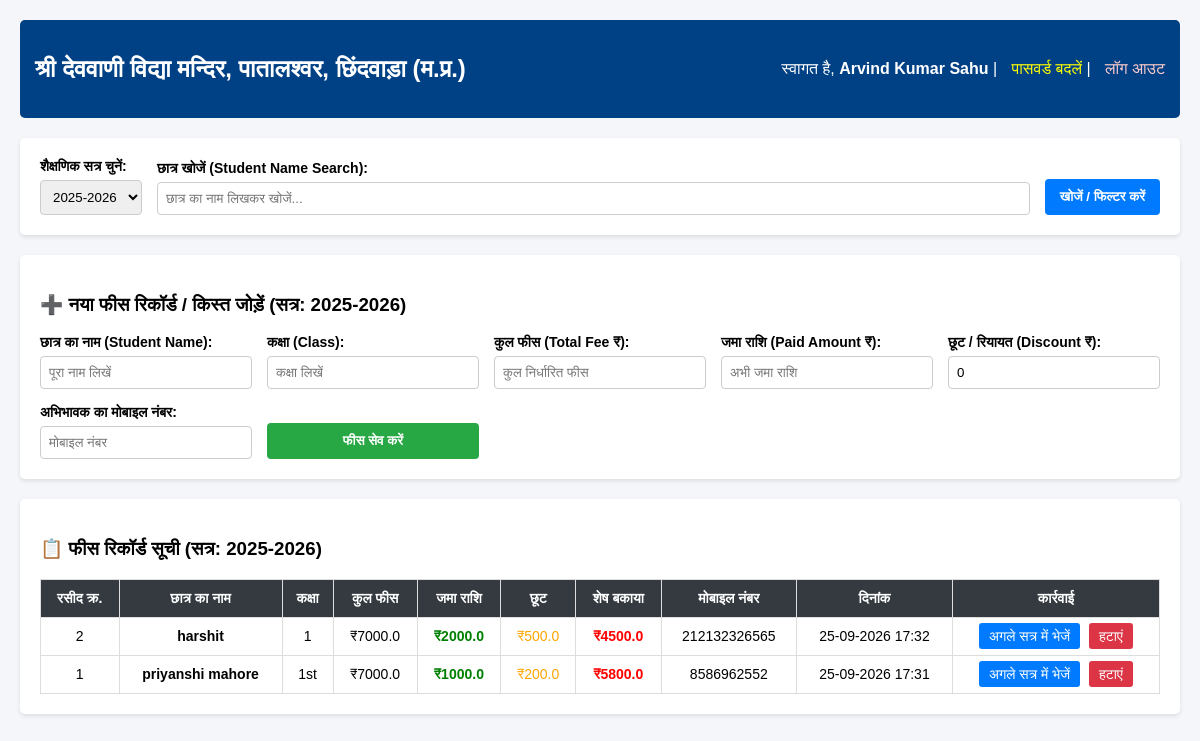
The app's page /dashboard (signed in) with its own data.
### tables this page shows
CREATE TABLE fee_records (
            id INTEGER PRIMARY KEY AUTOINCREMENT,
            student_name TEXT,
            class_name TEXT,
            session_year TEXT,
            total_fee REAL,
            amount_paid REAL,
            discount REAL,
            due_amount REAL,
            parent_mobile TEXT,
            payment_date TEXT
        );

### app.py (the view, shortened to what this page needs)
@app.route('/dashboard', methods=['GET', 'POST'])
def dashboard():
    if not session.get('logged_in'):
        return redirect(url_for('login'))
    conn = sqlite3.connect('devvani_school.db')
    cursor = conn.cursor()
    session_list = [f"{year}-{year+1}" for year in range(2020, 2041)]
    filter_session = request.args.get('filter_session', '2025-2026')
    search_query = request.args.get('search_query', '').strip()
    if search_query:
        cursor.execute("SELECT * FROM fee_records WHERE student_name LIKE ? AND session_year = ? ORDER BY id DESC", ('%' + search_query + '%', filter_session))
    else:
        cursor.execute("SELECT * FROM fee_records WHERE session_year = ? ORDER BY id DESC", (filter_session,))
    records = cursor.fetchall()
    conn.close()
    return render_template('dashboard.html', records=records, current_session=filter_session, session_list=session_list, username=session.get('username'), search_query=search_query)

### templates/dashboard.html (shortened to what this page needs)
<!DOCTYPE html>
<html lang="hi">
<head>
</head>
<body>
    <div class="header">
        <h2>श्री देववाणी विद्या मन्दिर, पातालश्वर, छिंदवाड़ा (म.प्र.)</h2>
        <div>
            <span>स्वागत है, <b>{{ username }}</b></span> |
            <a href="/change-credentials" style="color: yellow; text-decoration: none; margin-left: 10px;">पासवर्ड बदलें</a> |
            <a href="/logout" style="color: #ffcccc; text-decoration: none; margin-left: 10px;">लॉग आउट</a>
        </div>
    </div>
    <div class="card">
        <form method="GET" action="/dashboard" style="display: flex; gap: 15px; flex-wrap: wrap; align-items: flex-end;">
            <div class="form-group">
                <label>शैक्षणिक सत्र चुनें:</label>
                <select name="filter_session">
                    {% for s in session_list %}
                        <option value="{{ s }}" {% if s == current_session %}selected{% endif %}>{{ s }}</option>
                    {% endfor %}
                </select>
            </div>
            <div class="form-group" style="flex-grow: 1;">
                <label>छात्र खोजें (Student Name Search):</label>
                <input type="text" name="search_query" value="{{ search_query }}" placeholder="छात्र का नाम लिखकर खोजें...">
            </div>
            <div class="form-group">
                <button type="submit" style="background: #007bff;">खोजें / फिल्टर करें</button>
            </div>
        </form>
    </div>
    <div class="card">
        <h3>➕ नया फीस रिकॉर्ड / किस्त जोड़ें (सत्र: {{ current_session }})</h3>
        <form method="POST">
            <div class="form-group">
                <label>छात्र का नाम (Student Name):</label>
                <input type="text" name="student_name" required placeholder="पूरा नाम लिखें">
            </div>
            <div class="form-group">
                <label>कक्षा (Class):</label>
                <input type="text" name="class_name" required placeholder="कक्षा लिखें">
            </div>
            <div class="form-group">
                <label>कुल फीस (Total Fee ₹):</label>
                <input type="number" step="0.01" name="total_fee" required placeholder="कुल निर्धारित फीस">
            </div>
            <div class="form-group">
                <label>जमा राशि (Paid Amount ₹):</label>
                <input type="number" step="0.01" name="amount_paid" required placeholder="अभी जमा राशि">
            </div>
            <div class="form-group">
                <label>छूट / रियायत (Discount ₹):</label>
                <input type="number" step="0.01" name="discount" value="0" placeholder="माफ की गई राशि">
            </div>
            <div class="form-group">
                <label>अभिभावक का मोबाइल नंबर:</label>
                <input type="text" name="parent_mobile" placeholder="मोबाइल नंबर">
            </div>
            <div class="form-group">
                <button type="submit">फीस सेव करें</button>
            </div>
        </form>
    </div>
    <div class="card">
        <h3>📋 फीस रिकॉर्ड सूची (सत्र: {{ current_session }}) {% if search_query %} - खोज परिणाम: "{{ search_query }}"{% endif %}</h3>
        <table>
            <tr>
                <th>रसीद क्र.</th>
                <th>छात्र का नाम</th>
                <th>कक्षा</th>
                <th>कुल फीस</th>
                <th>जमा राशि</th>
                <th>छूट</th>
                <th>शेष बकाया</th>
                <th>मोबाइल नंबर</th>
                <th>दिनांक</th>
                <th>कार्रवाई</th>
            </tr>
            {% for r in records %}
            <tr>
                <td>{{ r[0] }}</td>
                <td><b>{{ r[1] }}</b></td>
                <td>{{ r[2] }}</td>
                <td>₹{{ r[4] }}</td>
                <td style="color: green; font-weight: bold;">₹{{ r[5] }}</td>
                <td style="color: orange;">₹{{ r[6] }}</td>
                <td style="color: red; font-weight: bold;">₹{{ r[7] }}</td>
                <td>{{ r[8] }}</td>
                <td>{{ r[9] }}</td>
                <td>
                    <a href="/promote/{{ r[0] }}" class="btn-primary" onclick="return confirm('क्या आप इस छात्र को अगले सत्र में प्रमोट करना चाहते हैं?')">अगले सत्र में भेजें</a>
                    <a href="/delete/{{ r[0] }}" class="btn-danger" onclick="return confirm('क्या आप वाकई इस रिकॉर्ड को हटाना चाहते हैं?')" style="margin-left: 5px;">हटाएं</a>
                </td>
            </tr>
            {% else %}
            <tr>
                <td colspan="10" style="color: #777;">कोई रिकॉर्ड नहीं मिला।</td>
            </tr>
            {% endfor %}
        </table>
    </div>
</body>
</html>

### templates/dashboard.html (style rules this page uses)
body { font-family: Arial, sans-serif; background: #f4f6f9; margin: 0; padding: 20px; }
.header { background: #004085; color: white; padding: 15px; border-radius: 5px; display: flex; justify-content: space-between; align-items: center; }
.card { background: white; padding: 20px; margin-top: 20px; border-radius: 5px; box-shadow: 0 2px 4px rgba(0,0,0,0.1); }
form { display: grid; grid-template-columns: repeat(auto-fit, minmax(180px, 1fr)); gap: 15px; align-items: end; }
.form-group { display: flex; flex-direction: column; }
label { font-weight: bold; margin-bottom: 5px; font-size: 14px; }
input, select { padding: 8px; border: 1px solid #ccc; border-radius: 4px; }
button { background: #28a745; color: white; border: none; padding: 10px 15px; border-radius: 4px; cursor: pointer; font-weight: bold; }
table { width: 100%; border-collapse: collapse; margin-top: 15px; background: white; }
th, td { border: 1px solid #ddd; padding: 10px; text-align: center; font-size: 14px; }
th { background: #343a40; color: white; }
.btn-danger { background: #dc3545; padding: 5px 10px; text-decoration: none; color: white; border-radius: 3px; }
.btn-primary { background: #007bff; padding: 5px 10px; text-decoration: none; color: white; border-radius: 3px; }

### records on screen
fee_records: id "2", student_name "harshit", class_name "1", total_fee "7000.0", amount_paid "2000.0", discount "500.0", due_amount "4500.0", parent_mobile "212132326565", payment_date "25-09-2026 17:32"
fee_records: id "1", student_name "priyanshi mahore", class_name "1st", total_fee "7000.0", amount_paid "1000.0", discount "200.0", due_amount "5800.0", parent_mobile "8586962552", payment_date "25-09-2026 17:31"

### other values on screen
{{ username }} "Arvind Kumar Sahu"
{{ current_session }} "2025-2026"
form field filter_session "2025-2026"
